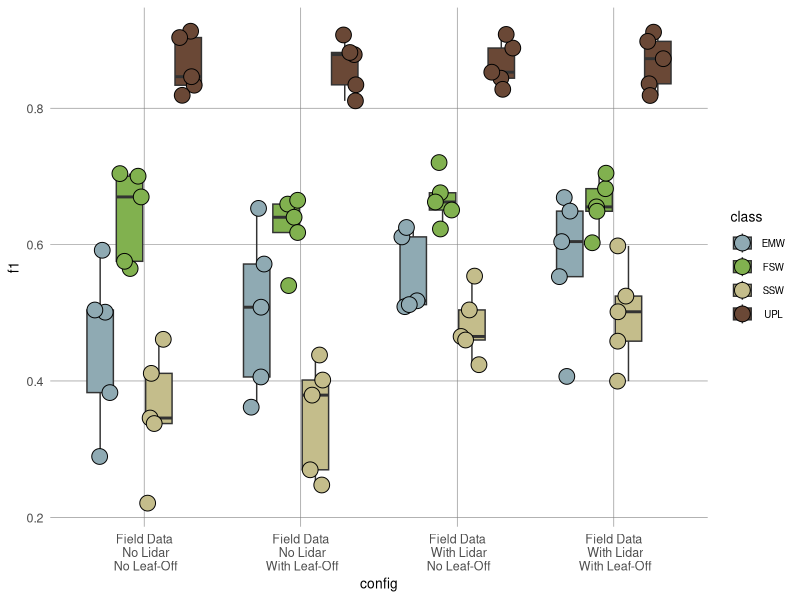
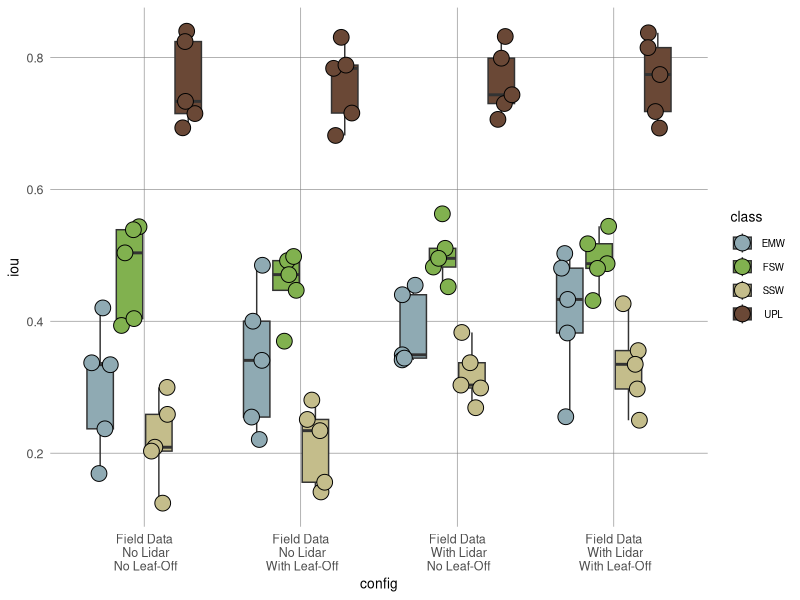
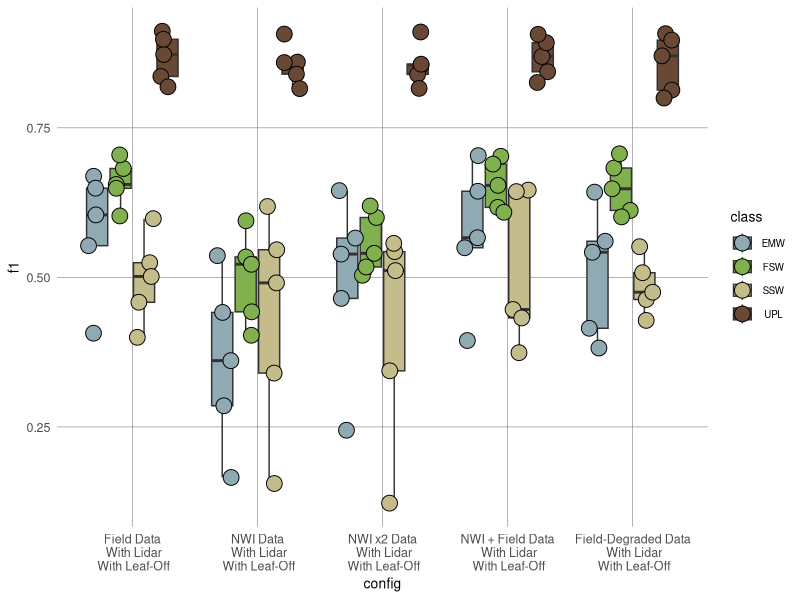
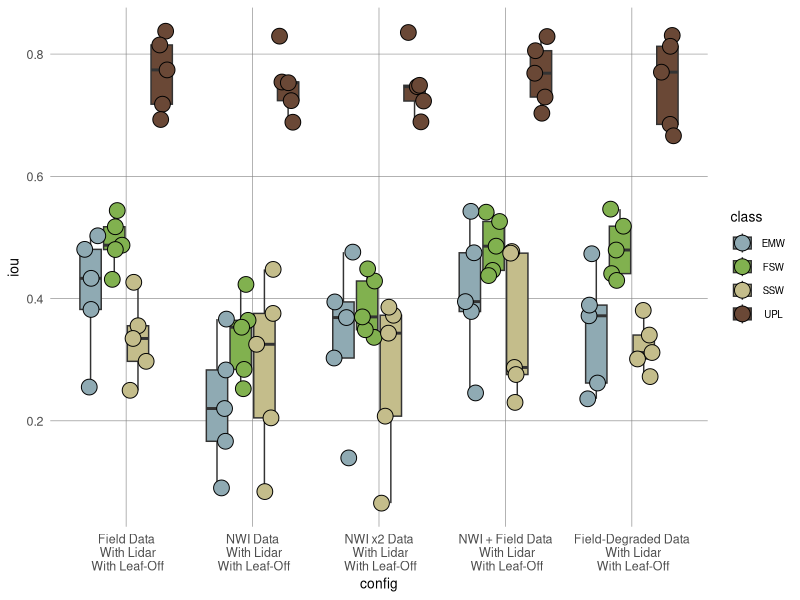

The R source for these figures, in order:
## ---- chunk 1
#| label: setup

library(tidyverse)
## ---- chunk 2
#| label: factorial_data


multi_fact_data <- read.csv("../Models/factorial_results_v2/multiclass/analysis/factorial_long.csv")
glimpse(multi_fact_data)


binary_fact_data <- read.csv("../Models/factorial_results_v2/binary/analysis/factorial_long.csv")
glimpse(binary_fact_data)


## ---- chunk 3
#| label: data organizing

config_order <- c("fld_nolidar_leafon", "fld_nolidar_leafoff",  "fld_chmret_leafon", "fld_chmret_leafoff", 
                 "nwi_chmret_leafoff", "nwiextra_chmret_leafoff", "nwifield_chmret_leafoff", "flddeg_chmret_leafoff")
multi_fact_data$config <- factor(multi_fact_data$config, levels = config_order)

config_label <- c("fld_nolidar_leafon" = "Field Data\n No Lidar\n No Leaf-Off", "fld_nolidar_leafoff" = "Field Data\n No Lidar\n With Leaf-Off",  
                  "fld_chmret_leafon" = "Field Data\n With Lidar\n No Leaf-Off", "fld_chmret_leafoff" = "Field Data\n With Lidar\n With Leaf-Off", 
                 "nwi_chmret_leafoff" = "NWI Data\n With Lidar\n With Leaf-Off", "nwiextra_chmret_leafoff" = "NWI x2 Data\n With Lidar\n With Leaf-Off", 
                 "nwifield_chmret_leafoff" = "NWI + Field Data\n With Lidar\n With Leaf-Off", "flddeg_chmret_leafoff" = "Field-Degraded Data\n With Lidar\n With Leaf-Off")

class_color <- c("FSW" = "#81b14f", "SSW" = "#c4bd8b", "EMW" = "#8faab3", "UPL" = "#6a4836")

theme_param <- theme(
  text = element_text(size = 10),
  legend.position = 'right',
  legend.key.size = unit(0.6, "cm"),
  legend.spacing.x = unit(1.2, "cm"),
  legend.text = element_text(size = rel(0.70), hjust = 0.5),
  panel.background = element_blank(),
  panel.grid.major = element_line(colour = "grey50", linewidth = 0.2),
  axis.ticks = element_blank(),
  axis.text = element_text(size = rel(0.9)),
  axis.title = element_text(size = rel(1))
)
## ---- chunk 4
#| output-location: slide
multi_fact_data |> group_by(spectral) |>
    filter(label == "fld") |> 
    ggplot(aes(x = config, y = f1, fill = class)) +
        geom_boxplot(outlier.shape = NA) +
        geom_jitter(position = position_jitterdodge(jitter.width = 0.15, dodge.width = 0.75), size = 5, shape = 21) + 
        scale_fill_manual(values = class_color) + 
        scale_x_discrete(labels = config_label) + 
        theme_param

multi_fact_data |> group_by(spectral) |>
    filter(label == "fld") |> 
    ggplot(aes(x = config, y = iou, fill = class)) +
        geom_boxplot(outlier.shape = NA) +
        geom_jitter(position = position_jitterdodge(jitter.width = 0.15, dodge.width = 0.75), size = 5, shape = 21) + 
        scale_fill_manual(values = class_color) + 
        scale_x_discrete(labels = config_label) + 
        theme_param
## ---- chunk 5
multi_fact_data |> group_by(spectral) |>
    filter(featureset == "chmret_leafoff") |> 
    ggplot(aes(x = config, y = f1, fill = class)) +
        geom_boxplot(outlier.shape = NA) +
        geom_jitter(position = position_jitterdodge(jitter.width = 0.15, dodge.width = 0.75), size = 5, shape = 21) + 
        scale_fill_manual(values = class_color) + 
        scale_x_discrete(labels = config_label) + 
        theme_param

multi_fact_data |> group_by(spectral) |>
    filter(featureset == "chmret_leafoff") |> 
    ggplot(aes(x = config, y = iou, fill = class)) +
        geom_boxplot(outlier.shape = NA) +
        geom_jitter(position = position_jitterdodge(jitter.width = 0.15, dodge.width = 0.75), size = 5, shape = 21) + 
        scale_fill_manual(values = class_color) + 
        scale_x_discrete(labels = config_label) + 
        theme_param
## ---- chunk 6
multi_fact_data$featureset |> unique()
